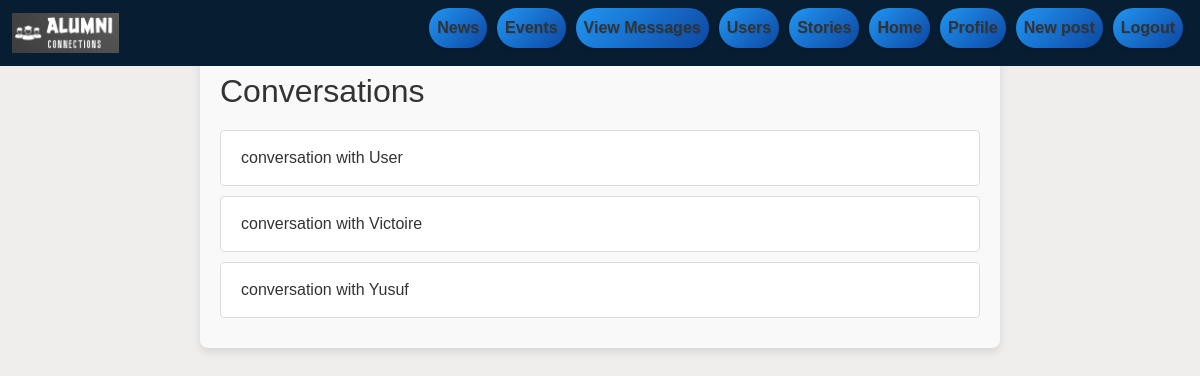
Screenshot of /conversations (signed in) with the database file from the repository.
### app/models.py (models this page shows, shortened)
class Conversation(db.Model):
    id = db.Column(db.Integer, primary_key=True)
    user1_id = db.Column(db.Integer, db.ForeignKey('user.id'), nullable=False)
    user2_id = db.Column(db.Integer, db.ForeignKey('user.id'), nullable=False)
    messages = db.relationship('Message', backref='conversation', lazy=True)

class User(db.Model, UserMixin):
    id = db.Column(db.Integer, primary_key=True)
    username = db.Column(db.String(20), unique=True, nullable=False)
    email = db.Column(db.String(120), unique=True, nullable=False)
    image_file = db.Column(db.String(20), nullable=False, default='default.jpg')
    first_name = db.Column(db.String(30), nullable=True)
    last_name = db.Column(db.String(30), nullable=True)
    phone = db.Column(db.String(20), nullable=True)
    address = db.Column(db.String(100), nullable=True)
    education = db.Column(db.String(100), nullable=True)
    country = db.Column(db.String(50), nullable=True)
    state = db.Column(db.String(50), nullable=True)
    experience = db.Column(db.String(200), nullable=True)
    additional_details = db.Column(db.String(200), nullable=True)
    password = db.Column(db.String(60), nullable=False)
    posts = db.relationship('Post', backref='author', lazy=True)
    comments = db.relationship('Comment', backref='author', lazy=True)
    likes = db.relationship('Like', backref='user', lazy=True)
    user_posts = db.relationship('Post', foreign_keys='Post.user_id', overlaps="author,posts")
    user_cmnt = db.relationship('Comment', foreign_keys='Comment.user_id', overlaps="author,comments")
    sent_messages = db.relationship('Message', foreign_keys='Message.sender_id', backref='sender', lazy=True)
    conversations_as_user1 = db.relationship('Conversation', foreign_keys='Conversation.user1_id', backref='user1_ref', lazy=True)
    conversations_as_user2 = db.relationship('Conversation', foreign_keys='Conversation.user2_id', backref='user2_ref', lazy=True)

### app/routes.py (the view)
@conversations.route("/conversations")
@login_required
def conversations_list():
    user = current_user
    conversations = Conversation.query.filter(
        (Conversation.user1_id == user.id) | (Conversation.user2_id == user.id)
    ).all()
    for conversation in conversations:
        if conversation.user1_id == user.id:
            conversation.user2 = User.query.get(conversation.user2_id)
        else:
            conversation.user2 = User.query.get(conversation.user1_id)
            conversation.user1_id = user.id
            conversation.user2_id = conversation.user2.id
    return render_template('conversations_list.html', conversations=conversations)

### app/__init__.py (called while the page is built)
def create_app():
    app = Flask(__name__)
    app.config['SECRET_KEY'] = '2607/favy'
    app.config['SQLALCHEMY_DATABASE_URI'] = 'sqlite:///site.db'
    app.config['DEBUG'] = True
    socketio.init_app(app)
    db.init_app(app)
    bcrypt.init_app(app)
    login_manager.init_app(app)
    migrate.init_app(app, db)
    from app.auth import auth as auth_blueprint
    app.register_blueprint(auth_blueprint)
    from app.routes import main as main_blueprint
    app.register_blueprint(main_blueprint)
    from app.routes import messages as messages_blueprint
    app.register_blueprint(messages_blueprint)
    from app.routes import conversations as conversations_blueprint
    app.register_blueprint(conversations_blueprint)
    @app.context_processor
    def inject_user():
        return dict(current_user=current_user)
    return app

### app/models.py (called while the page is built)
@login_manager.user_loader
def load_user(user_id):
    return User.query.get(int(user_id))

### app/templates/conversations_list.html (shortened to what this page needs)
{% extends "base.html" %}
{% block content %}
<h2>Conversations</h2>
<ul>
    {% for conversation in conversations %}
        <li>
            <a href="{{ url_for('conversations.view_conversation',conversation_id=conversation.id) }}">
            conversation with {{ conversation.user2.username }}
            </a>
        </li>
    {% endfor %}
</ul>
{% endblock %}

### app/static/css/custom.css (style rules this page uses)
body { font-family: Arial, sans-serif; margin: 0; padding: 0; background: #f0eded; }
.container h2 { text-align: start; }

### app/templates/conversations_list.html (style rules this page uses)
h2 { font-size: 2rem; color: #333; text-align: center; margin-bottom: 20px; }
ul { list-style: none; padding: 0; margin: 0; }
ul li { margin-bottom: 10px; }
ul li a { display: block; padding: 15px 20px; background-color: #fff; border: 1px solid #ddd; border-radius: 4px; text-decoration: none; color: #333; transition: background-color 0.3s, border-color 0.3s; }

### rows the page displays
Conversation: user2.username "User"
Conversation: user2.username "Victoire"
Conversation: user2.username "Yusuf"
